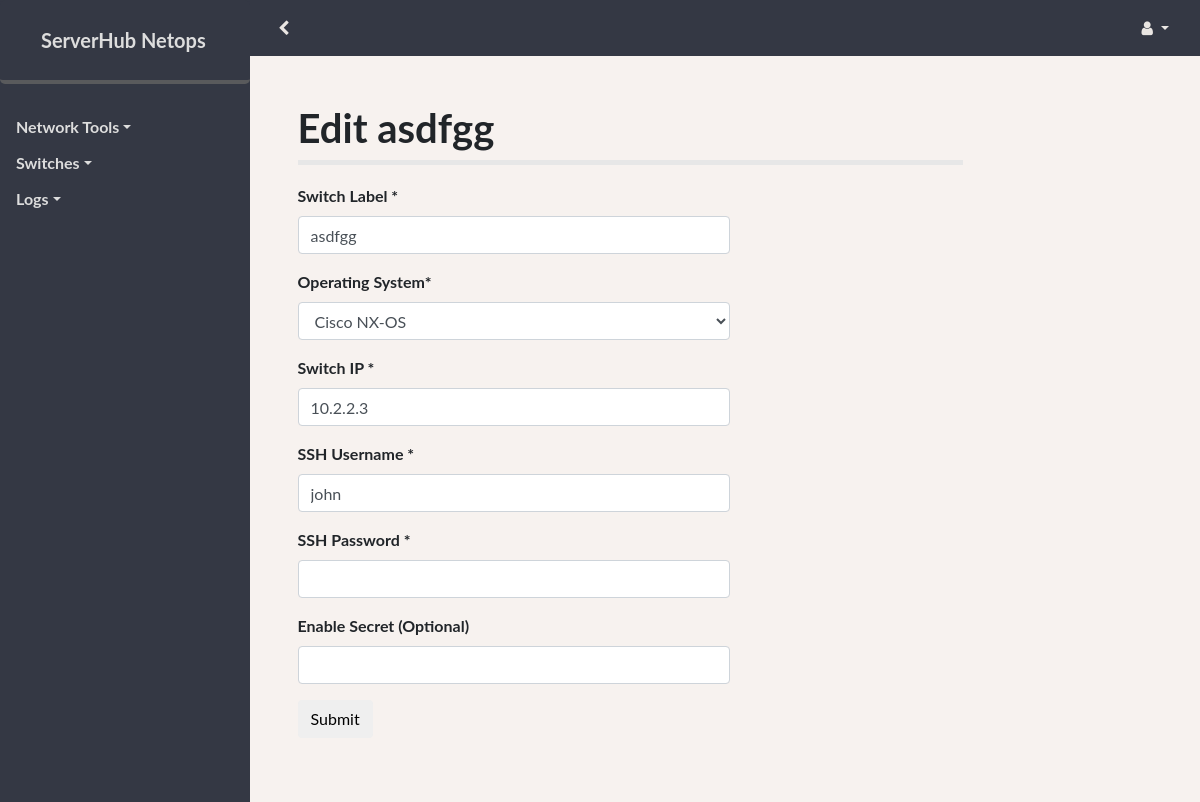
The page /switches/edit/2 (signed in) on the database its author committed.
### netops/models.py (models this page shows, shortened)
class Base(db.Model):
    __abstract__ = True
    id = db.Column(db.Integer, primary_key=True)
    name = db.Column(db.String(120), index=True, unique=True)
    created_on = db.Column(db.DateTime(), default=datetime.now())
    deleted = db.Column(db.Boolean(), default=False)
    deleted_on = db.Column(db.DateTime())

class Switch(Base):
    os = db.Column(db.String(128))
    ip = db.Column(db.String(16))
    username = db.Column(db.String(255))
    password = db.Column(db.String(255))
    secret = db.Column(db.String(255))

### netops/switches/views.py (the view)
@switches.route('/switches/edit/<int:id>', methods=['GET', 'POST'])
@roles_accepted('admin')
def edit(id):
    switch = Switch.query.get_or_404(id)
    form = AddSwitchForm(obj=switch)
    if form.validate_on_submit():
        db.session.commit()
        flash(f"{switch.name} -- Modified Successfully", 'success')
        return redirect(url_for('switches.list'))
    return render_template('forms.html', form=form, title=f"Edit {switch.name}")

### netops/switches/forms.py
class AddSwitchForm(FlaskForm):
    name = StringField("Switch Label *", validators=[DataRequired()])
    os = SelectField("Operating System*", choices=[
                     ('cisco_nxos', 'Cisco NX-OS'), ('cisco_ios', 'Cisco IOS')])
    ip = StringField("Switch IP *", validators=[IPAddress()])
    username = StringField("SSH Username *", validators=[DataRequired()])
    password = PasswordField("SSH Password *", validators=[DataRequired()])
    secret = PasswordField("Enable Secret (Optional)")
    submit = SubmitField("Submit")

### netops/templates/forms.html (shortened to what this page needs)
{% import "bootstrap/wtf.html" as wtf %}
{% import "bootstrap/utils.html" as utils %}
{% extends "base.html" %}
{% block body %}
<div class="form-format">
  <h1> {{ title }} </h1>
  <div class="content-section ">
    <form class="form interface-form" method="POST" role="form">
      {{ wtf.quick_form(form) }}
    </form>
  </div>
</div>
{% endblock %}

### netops/static/css/style.css (style rules this page uses)
body, html { width: 100%; height: 100%; background-color: #f7f2ef; }
body, h1, h2, h3 { font-family: "Lato", "Helvetica Neue", Helvetica, Arial, sans-serif; font-weight: 700; list-style-type: none; }
.content-section, table { padding: 3% 0; margin-bottom: 5%; border-top: 5px solid #e7e7e7; }
.form-format { padding: 5%; width: 80%; }
.interface-form { width: 65%; }

### rows shown on the page
Switch: name "asdfgg", os "Cisco NX-OS", ip "10.2.2.3", username "john"

### other values the page prints
{{ title }} "Edit asdfgg"
